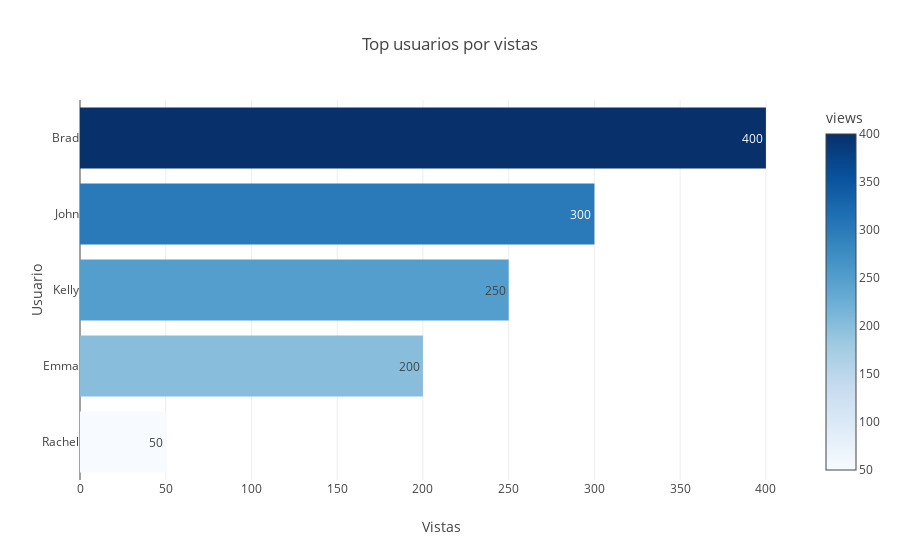

Notebook source saved alongside this figure:
### Code cell
import plotly.express as px

fig = px.bar(
    top_users,
    x="views",
    y="name",
    orientation="h",
    color="views",
    color_continuous_scale="Blues",
    text="views",
    title="Top usuarios por vistas"
)

fig.update_layout(
    xaxis_title="Vistas",
    yaxis_title="Usuario",
    yaxis=dict(
        categoryorder="array",
        categoryarray=top_users.sort_values("views")["name"]
    )
)

st.plotly_chart(fig, use_container_width=True)
fig

### Figure 1 — Plotly figure (JSON) as saved in the notebook; plotly's stock layout.template omitted (floating-point values rounded to 4 significant figures)
{"data": [{"alignmentgroup": "True", "hovertemplate": "views=%{marker.color}<br>name=%{y}<extra></extra>", "legendgroup": "", "marker": {"color": [400, 300, 250, 200, 50], "coloraxis": "coloraxis", "pattern": {"shape": ""}}, "name": "", "offsetgroup": "", "orientation": "h", "showlegend": false, "text": [400, 300, 250, 200, 50], "textposition": "auto", "type": "bar", "x": [400, 300, 250, 200, 50], "xaxis": "x", "y": ["Brad", "John", "Kelly", "Emma", "Rachel"], "yaxis": "y"}], "layout": {"barmode": "relative", "coloraxis": {"colorbar": {"title": {"text": "views"}}, "colorscale": [[0, "rgb(247,251,255)"], [0.125, "rgb(222,235,247)"], [0.25, "rgb(198,219,239)"], [0.375, "rgb(158,202,225)"], [0.5, "rgb(107,174,214)"], [0.625, "rgb(66,146,198)"], [0.75, "rgb(33,113,181)"], [0.875, "rgb(8,81,156)"], [1, "rgb(8,48,107)"]]}, "legend": {"tracegroupgap": 0}, "title": {"text": "Top usuarios por vistas"}, "xaxis": {"anchor": "y", "domain": [0, 1], "title": {"text": "Vistas"}}, "yaxis": {"anchor": "x", "categoryarray": ["Rachel", "Emma", "Kelly", "John", "Brad"], "categoryorder": "array", "domain": [0, 1], "title": {"text": "Usuario"}}}}
